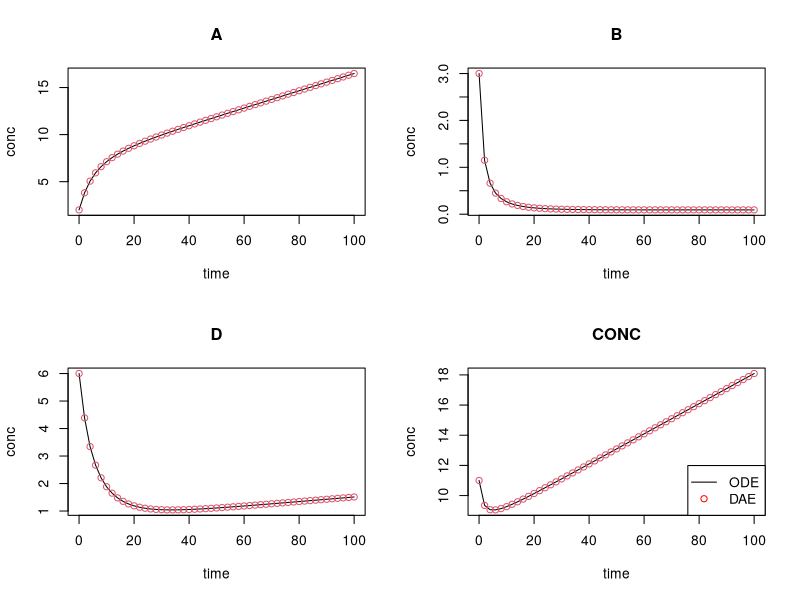
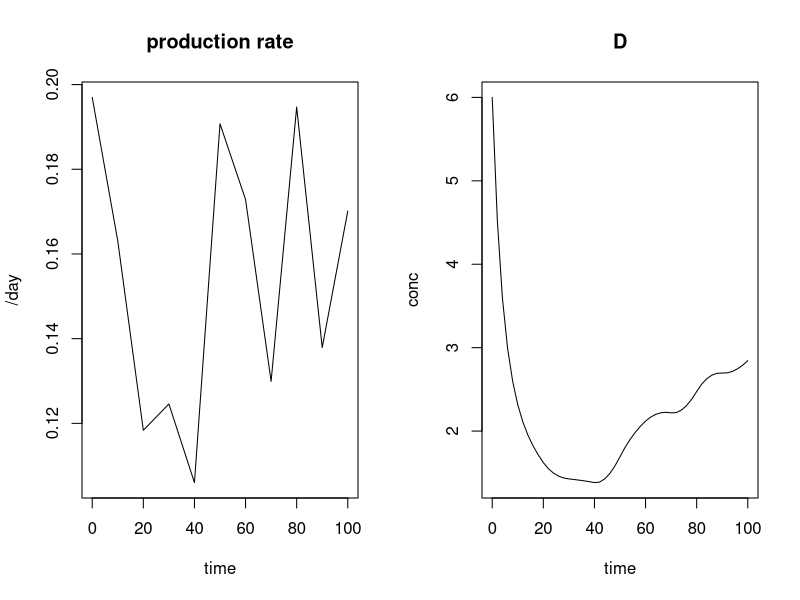

Write the R code that produced these figures, in order.
library(deSolve)


### Name: daspk
### Title: Solver for Differential Algebraic Equations (DAE)
### Aliases: daspk
### Keywords: math

### ** Examples

## =======================================================================
## Coupled chemical reactions including an equilibrium
## modeled as (1) an ODE and (2) as a DAE
##
## The model describes three chemical species A,B,D:
## subjected to equilibrium reaction D <- > A + B
## D is produced at a constant rate, prod
## B is consumed at 1s-t order rate, r
## Chemical problem formulation 1: ODE
## =======================================================================

## Dissociation constant
K <- 1 

## parameters
pars <- c(
        ka   = 1e6,     # forward rate
        r    = 1,
        prod = 0.1)


Fun_ODE <- function (t, y, pars)
{
  with (as.list(c(y, pars)), {
    ra  <- ka*D        # forward rate
    rb  <- ka/K *A*B   # backward rate

    ## rates of changes
    dD  <- -ra + rb + prod
    dA  <-  ra - rb
    dB  <-  ra - rb - r*B
    return(list(dy = c(dA, dB, dD),
                CONC = A+B+D))
  })
}

## =======================================================================
## Chemical problem formulation 2: DAE
## 1. get rid of the fast reactions ra and rb by taking
## linear combinations   : dD+dA = prod (res1) and
##                         dB-dA = -r*B (res2)
## 2. In addition, the equilibrium condition (eq) reads:
## as ra = rb : ka*D = ka/K*A*B = >      K*D = A*B
## =======================================================================

Res_DAE <- function (t, y, yprime, pars)
{
  with (as.list(c(y, yprime, pars)), {

    ## residuals of lumped rates of changes
    res1 <- -dD - dA + prod
    res2 <- -dB + dA - r*B
    
    ## and the equilibrium equation
    eq   <- K*D - A*B

    return(list(c(res1, res2, eq),
                CONC = A+B+D))
  })
}

## =======================================================================
## Chemical problem formulation 3: Mass * Func
## Based on the DAE formulation
## =======================================================================

Mass_FUN <- function (t, y, pars) {
  with (as.list(c(y, pars)), {

    ## as above, but without the 
    f1 <- prod
    f2 <- - r*B
    
    ## and the equilibrium equation
    f3   <- K*D - A*B

    return(list(c(f1, f2, f3),
                CONC = A+B+D))
  })
}
Mass <- matrix(nrow = 3, ncol = 3, byrow = TRUE, 
  data=c(1,  0, 1,         # dA + 0 + dB
        -1,  1, 0,         # -dA + dB +0
         0,  0, 0))        # algebraic
         
times <- seq(0, 100, by = 2)

## Initial conc; D is in equilibrium with A,B
y     <- c(A = 2, B = 3, D = 2*3/K)

## ODE model solved with daspk
ODE <- daspk(y = y, times = times, func = Fun_ODE,
                     parms = pars, atol = 1e-10, rtol = 1e-10)

## Initial rate of change
dy  <- c(dA = 0, dB = 0, dD = 0) 

## DAE model solved with daspk
DAE <- daspk(y = y, dy = dy, times = times,
         res = Res_DAE, parms = pars, atol = 1e-10, rtol = 1e-10)

MASS<- daspk(y=y, times=times, func = Mass_FUN, parms = pars, mass = Mass)

## ================
## plotting output
## ================

plot(ODE, DAE, xlab = "time", ylab = "conc", type = c("l", "p"),
     pch = c(NA, 1))

legend("bottomright", lty = c(1, NA), pch = c(NA, 1),
  col = c("black", "red"), legend = c("ODE", "DAE"))

# difference between both implementations:
max(abs(ODE-DAE))

## =======================================================================
## same DAE model, now with the Jacobian
## =======================================================================
jacres_DAE <- function (t, y, yprime, pars, cj)
{
    with (as.list(c(y, yprime, pars)), {
##    res1 = -dD - dA + prod
      PD[1,1] <- -1*cj      # d(res1)/d(A)-cj*d(res1)/d(dA)
      PD[1,2] <- 0          # d(res1)/d(B)-cj*d(res1)/d(dB)
      PD[1,3] <- -1*cj      # d(res1)/d(D)-cj*d(res1)/d(dD)
##     res2 = -dB + dA - r*B
      PD[2,1] <- 1*cj
      PD[2,2] <- -r -1*cj
      PD[2,3] <- 0
##    eq = K*D - A*B
      PD[3,1] <- -B
      PD[3,2] <- -A
      PD[3,3] <- K
      return(PD)
   })
}

PD <- matrix(ncol = 3, nrow = 3, 0)

DAE2 <- daspk(y = y, dy = dy, times = times,
          res = Res_DAE, jacres = jacres_DAE, jactype = "fullusr",
          parms = pars, atol = 1e-10, rtol = 1e-10)
         
max(abs(DAE-DAE2))

## See \dynload subdirectory for a FORTRAN implementation of this model

## =======================================================================
## The chemical model as a DLL, with production a forcing function
## =======================================================================
times <- seq(0, 100, by = 2)

pars <- c(K = 1, ka   = 1e6, r    = 1)

## Initial conc; D is in equilibrium with A,B
y     <- c(A = 2, B = 3, D = as.double(2*3/pars["K"]))

## Initial rate of change
dy  <- c(dA = 0, dB = 0, dD = 0)

# production increases with time
prod <- matrix(ncol = 2, 
               data = c(seq(0, 100, by = 10), 0.1*(1+runif(11)*1)))

ODE_dll <- daspk(y = y, dy = dy, times = times, res = "chemres",
          dllname = "deSolve", initfunc = "initparms",
          initforc = "initforcs", parms = pars, forcings = prod,
          atol = 1e-10, rtol = 1e-10, nout = 2, 
          outnames = c("CONC","Prod"))

plot(ODE_dll, which = c("Prod", "D"), xlab = "time",
     ylab = c("/day", "conc"), main = c("production rate","D"))
